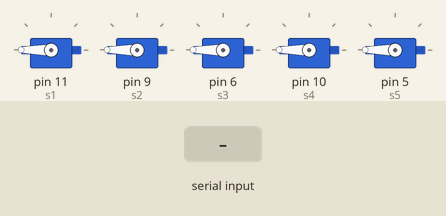
Simulated run of this sketch. Board: Arduino Uno, built with avr-gcc and run on an emulated ATmega328P. On the bench: 5 × servo. Inputs (shaded band) come from the test bench.

Above: at 1.2 s.
1.3 s: byte 30 received over Serial
At 2.5 s:
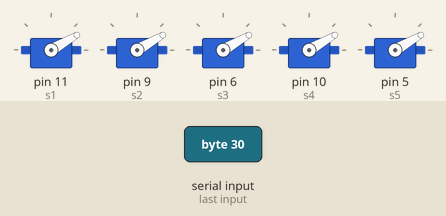
2.8 s: byte 90 received over Serial
At 3.7 s:
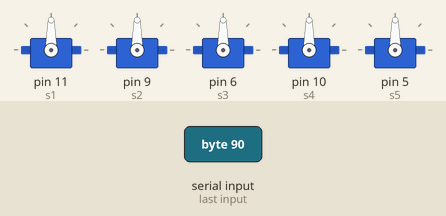
4.3 s: byte 120 received over Serial
At 4.8 s:
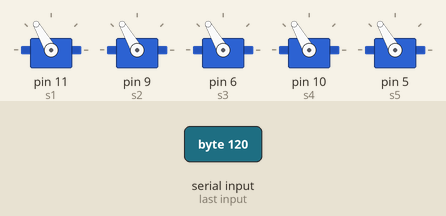
Timing chart, 0 to 7.3 s (numbered marks = the images above; inputs shaded):
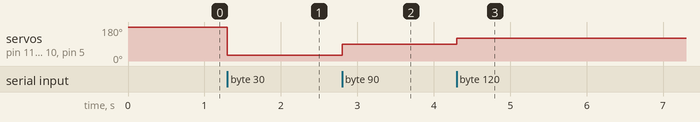

Measured:
- after the input at 1.3 s, servo on pin 11 (s1), servo on pin 9 (s2), servo on pin 6 (s3), servo on pin 10 (s4), servo on pin 5 (s5): 180° → 30° at once
- after the input at 2.8 s, servo on pin 11 (s1), servo on pin 9 (s2), servo on pin 6 (s3), servo on pin 10 (s4), servo on pin 5 (s5): 30° → 90° at once
- after the input at 4.3 s, servo on pin 11 (s1), servo on pin 9 (s2), servo on pin 6 (s3), servo on pin 10 (s4), servo on pin 5 (s5): 90° → 120° at once

The sketch:

finger.ino
```cpp
#include<Servo.h>
int  val;
// variable to receive data from the serial port
Servo s1;
Servo s2;
Servo s3;
Servo s4;
Servo s5;
//A servo object

void setup()
{
  Serial.begin(9600);
  // start serial communication at 9600bps
  s1.attach(11); //thumb
  s2.attach(9); //pointing
  s3.attach(6); //middle
  s4.attach(10); //ring
  s5.attach(5); //little
  //attach the servo object at port 9
  s1.write(180);
  s2.write(180);
  s3.write(180);
  s4.write(180);
  s5.write(180);
}

void loop() {
//infinite loop

  if(Serial.available())
  //check is serial data is available
  {
    val = Serial.read();
    s1.write(val);
    s2.write(val);
    s3.write(val);
    s4.write(val);
    s5.write(val);
  }
}
```
